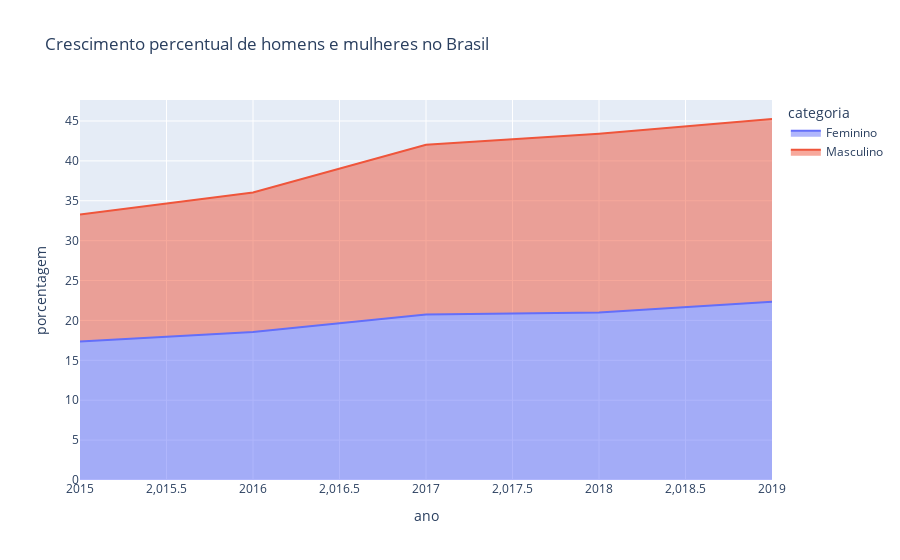

Write notebook code for a chart like this one.
### Code cell
fig = px.area(create_dataframe_area_chart(plot_def_sc, columns=['Feminino', 'Masculino']),
              x="ano", y="porcentagem", color="categoria", line_group="categoria",
              title='Crescimento percentual de homens e mulheres no Brasil')
fig.show()

### Figure 1 — Plotly figure (JSON) as saved in the notebook; plotly's stock layout.template omitted (floating-point values rounded to 4 significant figures)
{"data": [{"fillpattern": {"shape": ""}, "hovertemplate": "categoria=Feminino<br>ano=%{x}<br>porcentagem=%{y}<extra></extra>", "legendgroup": "Feminino", "line": {"color": "#636efa"}, "marker": {"symbol": "circle"}, "mode": "lines", "name": "Feminino", "orientation": "v", "showlegend": true, "stackgroup": "1", "type": "scatter", "x": [2015, 2016, 2017, 2018, 2019], "xaxis": "x", "y": [17.37, 18.54, 20.75, 21.0, 22.33], "yaxis": "y"}, {"fillpattern": {"shape": ""}, "hovertemplate": "categoria=Masculino<br>ano=%{x}<br>porcentagem=%{y}<extra></extra>", "legendgroup": "Masculino", "line": {"color": "#EF553B"}, "marker": {"symbol": "circle"}, "mode": "lines", "name": "Masculino", "orientation": "v", "showlegend": true, "stackgroup": "1", "type": "scatter", "x": [2015, 2016, 2017, 2018, 2019], "xaxis": "x", "y": [15.91, 17.51, 21.26, 22.41, 22.92], "yaxis": "y"}], "layout": {"legend": {"title": {"text": "categoria"}, "tracegroupgap": 0}, "title": {"text": "Crescimento percentual de homens e mulheres no Brasil"}, "xaxis": {"anchor": "y", "domain": [0, 1], "title": {"text": "ano"}}, "yaxis": {"anchor": "x", "domain": [0, 1], "title": {"text": "porcentagem"}}}}
